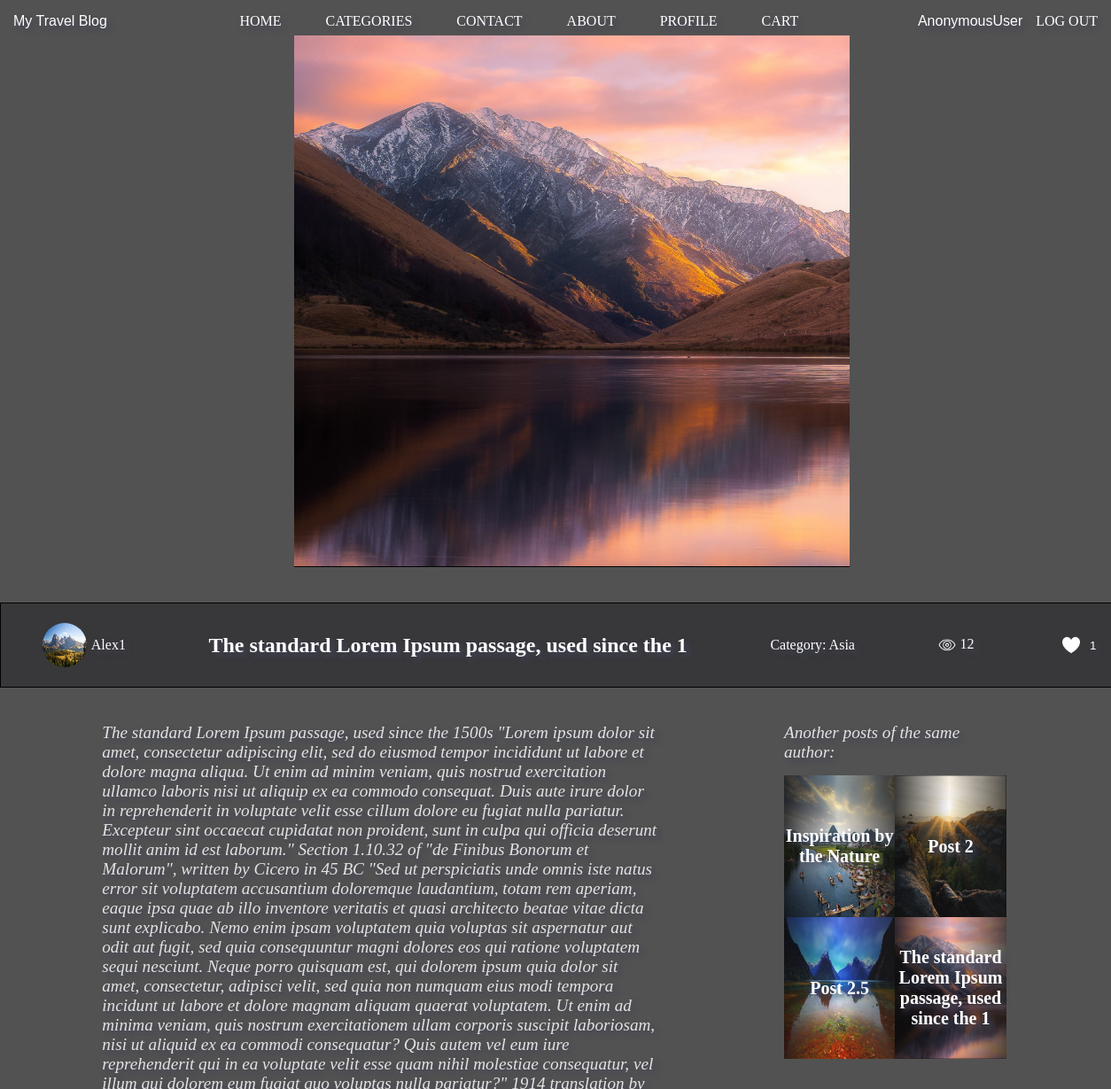
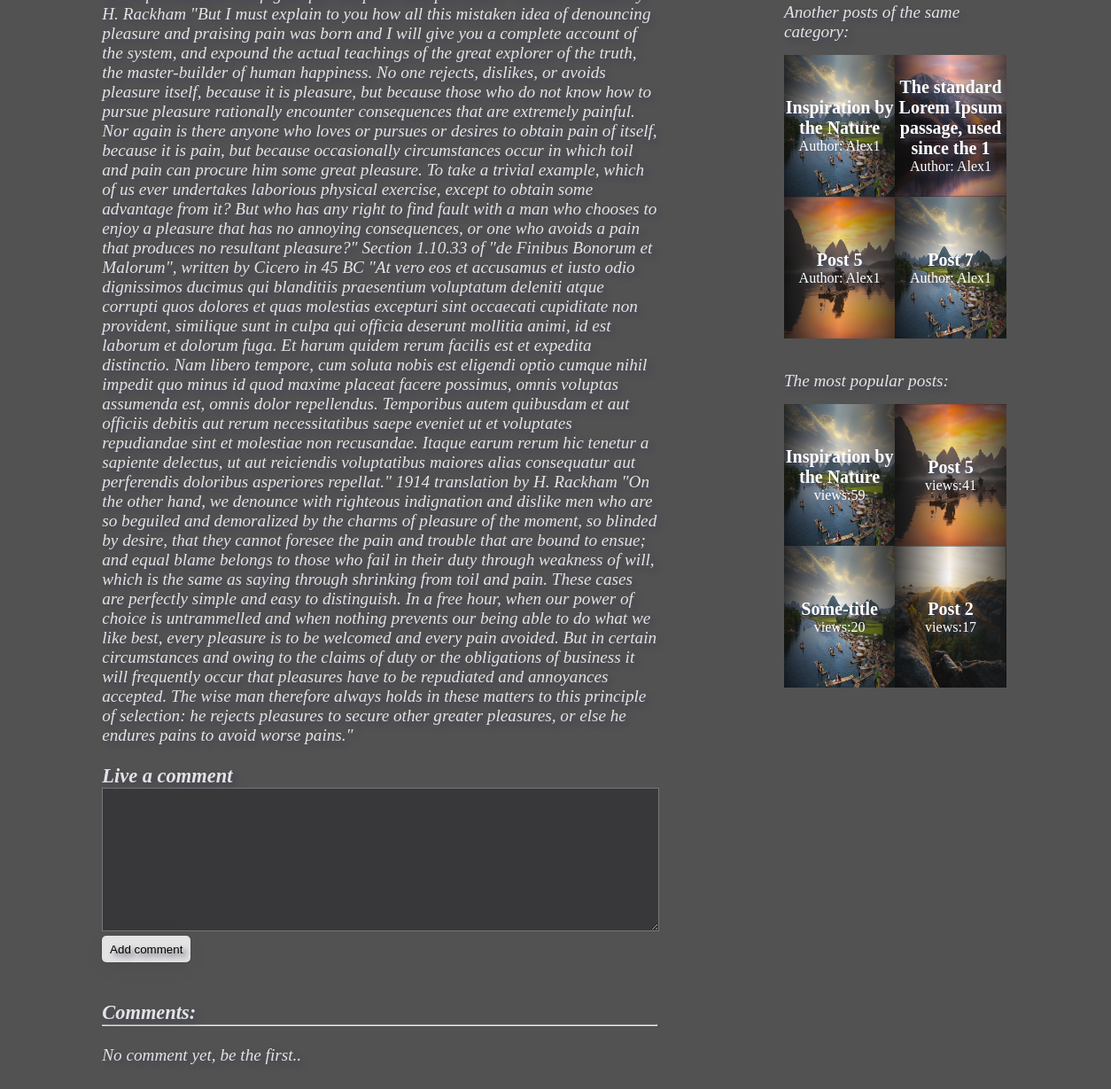
The page /posts/post_view/14/1/1/ on the database as committed earlier (2 pictures, top to bottom).
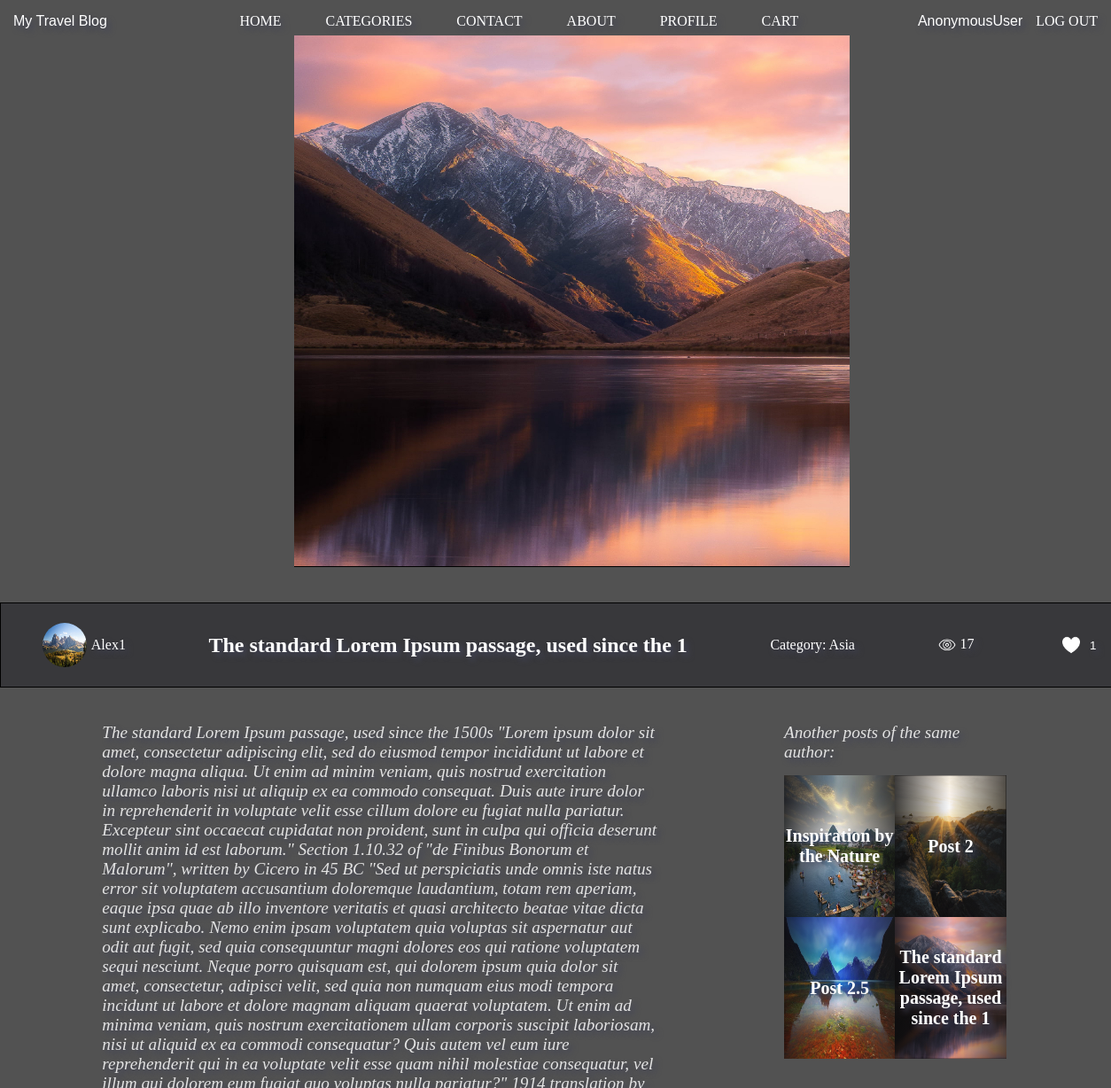
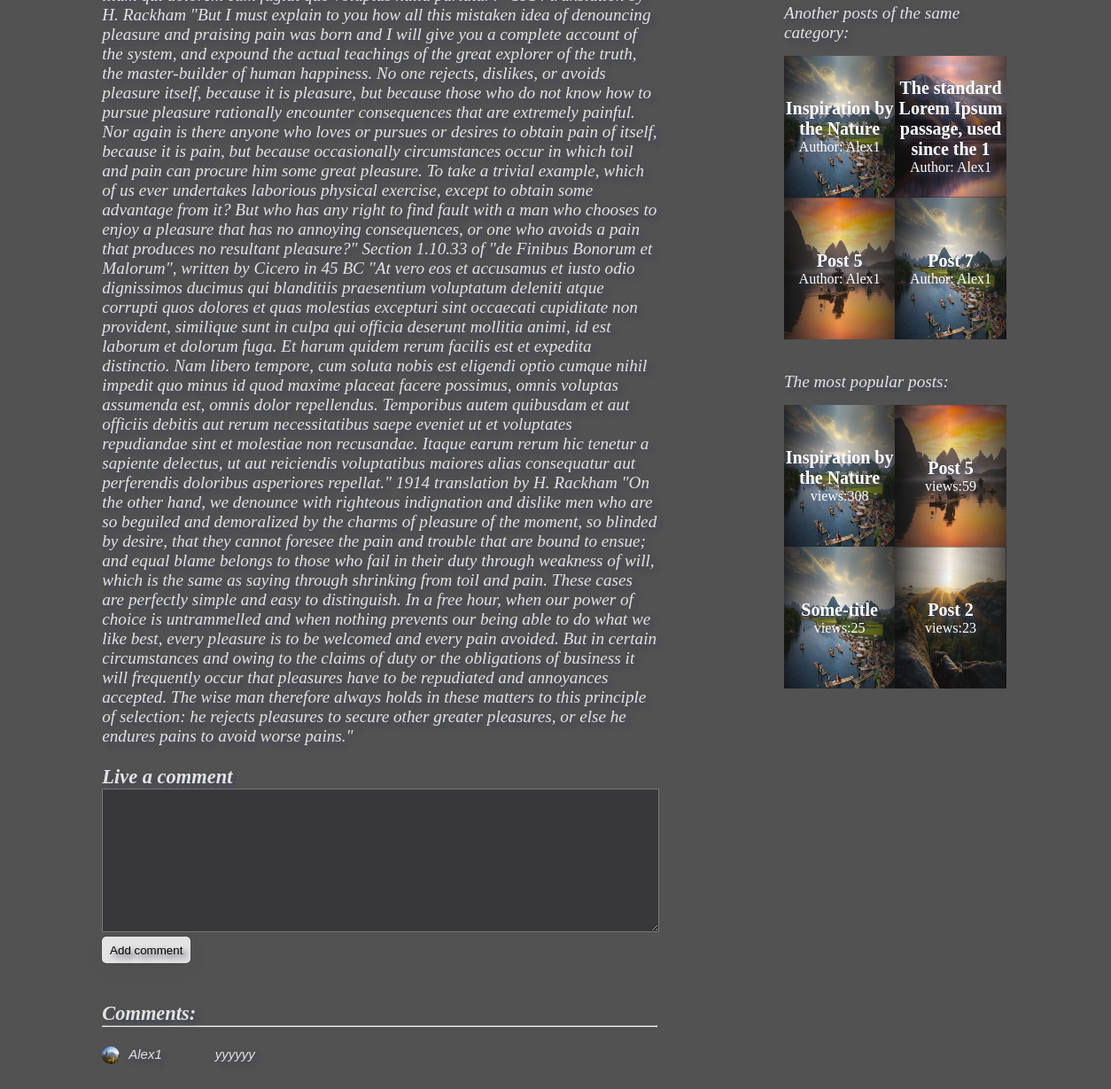
The same page on the database as committed later (2 pictures, top to bottom).
### posts/models.py (models this page shows, shortened)
class Post(models.Model):
    title = models.CharField(
        null=True,
        max_length=50
    )
    slug = models.SlugField(
        null=True,
    )
    body = models.TextField(
        null=True,
    )
    snippet = models.TextField(
        null=True,
        max_length=200,
    )
    image = models.ImageField(
        null=True,
        upload_to='post_images/%Y/%m/%d'
    )
    category = models.ForeignKey(
        Category,
        on_delete=models.CASCADE,
        null=True,
    )
    author = models.ForeignKey(
        BlogUser,
        on_delete=models.CASCADE,
        null=True,
    )
    views = models.IntegerField(
        default=0,
    )
    likes = models.ManyToManyField(
        BlogUser,
        default=0,
        related_name='likes',
    )
    def get_absolute_url(self):
        return reverse(
            'post_view',
            kwargs={
                'pk': self.id,
                'cpk': self.category.id,
                'apk': self.author.id,
            }
        )
    def get_views(self, *args, **kwargs):
        self.views += 1
        super().save(*args, **kwargs)
        return self.views
    def get_likes(self):
        return self.likes.count()

class Category(models.Model):
    name = models.CharField(
        null=True,
        max_length=50
    )
    slug = models.SlugField(
        null=True,
    )
    snippet = models.TextField(
        null=True,
        max_length=200,
    )
    image = models.ImageField(
        null=True,
        upload_to=('categories/%Y/%m/%d')
    )
    image_header = models.ImageField(
        null=True,
        upload_to=('categories/%Y/%m/%d')
    )
    def __str__(self):
        return self.name

class Comment(models.Model):
    post = models.ForeignKey(
        Post,
        on_delete=models.CASCADE,
        null=True,
    )
    body = models.TextField(
        max_length=500,
        null=True,
    )
    author = models.ForeignKey(
        BlogUser,
        on_delete=models.CASCADE,
        null=True,
    )

### users/models.py (models this page shows, shortened)
class BlogUser(AbstractUser):
    photo = models.ImageField(
        null=True,
        upload_to='photo/%Y/%m/%d'
    )
    is_admin = models.BooleanField(
        default=False,
    )
    is_director = models.BooleanField(
        default=False,
    )
    REQUIRED_FIELDS = ['email']

### posts/views.py (the view, shortened to what this page needs)
# urls.py: path('post_view/<pk>/<cpk>/<apk>/', PostView.as_view(), name='post_view'),
class PostView(DetailView):
    model = Post
    template_name = 'post_view.html'
    def get_context_data(self, **kwargs):
        context = {
            'post': Post.objects.filter(id=self.kwargs['pk']),
            'posts': Post.objects.filter(category__id=self.kwargs['cpk'])[:4],
            'author': Post.objects.filter(author__id=self.kwargs['apk'])[:4],
            'most_read': Post.objects.all().order_by('-views')[:4],
            'comments': Comment.objects.filter(post=self.get_object()),
            'form': CommentForm(),
        }
        return context

### posts/forms.py
class CommentForm(ModelForm):
    class Meta:
        model = Comment
        fields = (
            'post',
            'body',
            'author',
        )

### posts/templates/post_view.html (shortened to what this page needs)
{% extends 'base.html' %}
{% load static %}
{% block content %}
<section class="post-view-section">
    <div class="post-view-container">
        <div class="post-gallery">
            {% for post in post %}
            {% if post.image %}
            <img src="{{ post.image.url }}" alt="">
            {% else %}
            <a href="{% url 'update_post' post.pk %}">
                Add photo
            </a>
            {% endif %}
            {% endfor %}
        </div>
        <div class="post-description">
            {% for post in post %}
            <div class="author-info">
                <img class="avatar" src="{{ post.author.photo.url }}" alt="">
                <p>{{ post.author }}</p>
            </div>
            <h1>{{ post.title }}</h1>
            <p>Category: {{ post.category }}</p>
            <div class="views">
                <img src="{% static 'icons/views.png' %}" width="20px" height="20px">
                <p> {{ post.get_views }}</p>
            </div>
            <div class="likes">
                <form action="{% url 'likes_view' post.pk post.category.id post.author.id %}" method="POST">
                    <button class="like-btn" type="submit" name="post_id" value="{{ post.id }}">
                        <img src="{% static 'icons/likes.png' %}" width="20px" height="20px">
                         <p>{{ post.get_likes }}</p>
                    </button>
                </form>
            </div>
            {% endfor %}
        </div>
        <div class="post-body">
            {% for post in post %}
            <p>{{ post.body }}</p>
            {% endfor %}
            <br>
            <div class="comment-form">
                <h3>Live a comment</h3>
                <form method="POST">
                    <div class="comment-body">
                        {{ form.body }}
                        <button class="btn" type="submit">
                            Add comment
                        </button>
                    </div>
                </form>
            </div>
            <br>
            <br>
            <div class="comment-container">
                <div class="comments">
                    <h3>Comments:</h3>
                    <hr>
                    <br>
                    {% if comments %}
                        {% for comment in comments %}
                        <div class="comments-block">
                            <img src="{{ comment.author.photo.url }}" >
                            <p>{{ comment.author }}</p>
                            <p class="body">{{comment.body}}</p>
                        </div>
                        <br>
                        {% endfor %}
                    {% else %}
                        <p>No comment yet, be the first..</p>
                    {% endif %}
                </div>
            </div>
        </div>
        <div class="sidebar-post-view-category-container">
            <div class="sidebar-title">
                <h3>Another posts of the same category:</h3>
            </div>
            {% for post in posts %}
            <a href="{{ post.get_absolute_url }}">
                <div class="sidebar-grid-mini">
                    {% if post.image %}
                    <img src="{{ post.image.url }}" alt="">
                    {% endif %}
                    <div class="inside-grid">
                        <h1>{{ post.title }}</h1>
                        <p>Author: {{ post.author.username }}</p>
                    </div>
                </div>
            </a>
            {% endfor %}
        </div>
        <div class="sidebar-post-view-author-container">
            <div class="sidebar-title">
                <h3>Another posts of the same author:</h3>
            </div>
            {% for post in author %}
            <a href="{{ post.get_absolute_url }}">
                <div class="sidebar-grid-mini">
                    {% if post.image %}
                    <img src="{{ post.image.url }}" alt="">
                    {% endif %}
                    <div class="inside-grid">
                        <h1>{{ post.title }}</h1>
                    </div>
                </div>
            </a>
            {% endfor %}
        </div>
        <div class="sidebar-post-view-most-read-container">
            <div class="sidebar-title">
                <h3>The most popular posts:</h3>
            </div>
            {% for post in most_read %}
            <a href="{{ post.get_absolute_url }}">
                <div class="sidebar-grid-mini">
                    {% if post.image %}
                    <img src="{{ post.image.url }}" alt="">
                    {% endif %}
                    <div class="inside-grid">
                        <h1>{{ post.title }}</h1>
                        <p>views:{{ post.views }}</p>
                    </div>
                </div>
            </a>
            {% endfor %}
        </div>
    </div>
</section>
{% endblock %}

### templates/base.html (shortened to what this page needs)
{% load static %}
<!DOCTYPE html>
<html lang="en">
<head>
    <link rel="stylesheet" href="{% static 'css/base.css' %}">
</head>
<body>
    {% include 'header.html' %}
    {% block content %}{% endblock %}
</body>
</html>

### templates/header.html (shortened to what this page needs)
{% load static %}
<!DOCTYPE html>
<html lang="en">
<head>
    <link rel="stylesheet" href="{% static 'css/header.css' %}">
</head>
<body>
<header>
    <div class="nav-cont">
        <div class="logo">My Travel Blog</div>
        <div class="nav">
            <ul>
                <li><a href="{% url 'home' %}">HOME</a></li>
                <li><a href="#">CATEGORIES</a></li>
                <li><a href="#">CONTACT</a></li>
                <li><a href="#">ABOUT</a></li>
                <li><a href="#">PROFILE</a></li>
                <li><a href="#">CART</a></li>
            </ul>
        </div>
        <div class="h-user">
            <p>{{ request.user }}</p>
            <li><a href="{% url 'logout_view' %}">LOG OUT</a></li>
        </div>
    </div>
</header>
</body>
</html>

### static/css/base.css (style rules this page uses)
* { margin: 0; padding: 0; }
body { background-color: #525252; }
.post-description h1 { color: white; }
.post-description p { color: white; }
.post-description .views { display: flex; flex-direction: row; gap: 5px; }
.post-body { color: #e3e3e3; }
.post-view-container { display: grid; grid-template-columns: 6vw 50vw 5vw 20vw 6vw; grid-template-rows: 80vh 12vh 40vh 2vh 40vh 2vh 40vh 10vh 20vw; gap: 5vh; }
.post-gallery { grid-column: 1/7; grid-row: 1/2; display: flex; justify-content: center; align-items: center; }
.post-gallery img { width: 50vw; height: 75vh; margin-top: 5vh; }
.post-description { grid-column: 1/7; grid-row: 2/3; display: flex; flex-direction: row; justify-content: space-around; align-items: center; border: 1px solid black; background: #38383b; }
.post-description .author-info { display: flex; flex-direction: row; align-items: center; gap: 5px; }
.post-description .avatar { width: 50px; height: 50px; border-radius: 50%; }
.post-body { grid-column: 2/3; font: italic 1.2em "Fira Sans", serif; }
.sidebar-post-view-author-container { grid-column: 4/5; grid-row: 3/4; display: grid; grid-template-columns: 1fr 1fr; grid-template-rows: 1fr 1fr 1fr; }
.sidebar-post-view-category-container { position: sticky; grid-column: 4/5; grid-row: 5/6; display: grid; grid-template-columns: 1fr 1fr; grid-template-rows: 1fr 1fr 1fr; }
.sidebar-post-view-most-read-container { grid-column: 4/5; grid-row: 7/8; display: grid; grid-template-columns: 1fr 1fr; grid-template-rows: 1fr 1fr 1fr; }
.sidebar-title { grid-column: 1/3; grid-row: 1/2; color: #e3e3e3; margin-bottom: 15px; }
.sidebar-title h3 { font: italic 1.2em "Fira Sans", serif; }
.sidebar-grid-mini { position: relative; width: 10vw; height: 20vh; }
.sidebar-grid-mini img { width: 10vw; height: 20vh; position: absolute; }
.sidebar-grid-mini .inside-grid { width: 10vw; height: 20vh; position: absolute; display: flex; flex-direction: column; align-items: center; justify-content: center; color: white; background: linear-gradient(90deg, rgba(16,16,17,0.8018557764902836) 0%, rgba(175,175,186,0.06235997817095584) 49%, rgba(27,27,27,0.7458333675266982) 100%); }
.sidebar-grid-mini .inside-grid h1 { text-align: center; font-size: 20px; }
.like-btn { display: flex; align-items: center; justify-content: space-around; width: 50px; height: 30px; border: none; cursor: pointer; background: transparent; }
.like-btn p { color: white; }
.comment-container { display: flex; flex-direction: column; justify-content: space-between; gap: 20px; }
.comments { width: 50vw; height: 20vh; }
.comments-block { display: flex; flex-direction: row; justify-content: flex-start; align-items: flex-start; gap: 10px; font-size: 15px; font-family: 'Gill Sans', 'Gill Sans MT', Calibri, 'Trebuchet MS', sans-serif; }
.comments-block img { width: 20px; height: 20px; border-radius: 50%; }
.comments-block .body { margin-left: 50px; }
.comment-body #id_body { width: 50vw; height: 20vh; background-color: #38383b; color: white; font-size: 15px; font-family: 'Franklin Gothic Medium', 'Arial Narrow', Arial, sans-serif; }
.comment-body .btn { width: 100px; height: 30px; background-color: #e3e3e3; border: none; border-radius: 5px; cursor: pointer; box-shadow: rgba(0, 0, 0, 0.05) 0px 6px 24px 0px, rgba(0, 0, 0, 0.08) 0px 0px 0px 1px; }

### static/css/header.css (style rules this page uses)
* { text-shadow: 4px 4px 6px rgba(66, 68, 90, 1); margin: 0; padding: 0; }
header .nav-cont { display: flex; position: fixed; flex-direction: row; justify-content: space-between; align-items: flex-start; width: 100%; height: 80px; background: rgba(0,0,0,0); border-bottom-style: none; }
.logo { font-family: 'Trebuchet MS', 'Lucida Sans Unicode', 'Lucida Grande', 'Lucida Sans', Arial, sans-serif; color: white; margin: 15px 15px; text-shadow: 4px 4px 6px rgba(66, 68, 90, 1); }
.nav ul { display: flex; flex-direction: row; justify-content: center; margin: 15px 15px; }
.nav ul li { margin: 0 25px; list-style: none; }
a { text-decoration: none; font-family: 'Franklin Gothic Medium'; color: white; text-shadow: 4px 4px 6px rgba(66, 68, 90, 1); }
.h-user { display: flex; flex-direction: row; justify-content: center; margin-top: 15px; text-shadow: 4px 4px 6px rgba(66, 68, 90, 1); }
.h-user p { font-family: 'Trebuchet MS', 'Lucida Sans Unicode', 'Lucida Grande', 'Lucida Sans', Arial, sans-serif; color: white; text-shadow: 4px 4px 6px rgba(66, 68, 90, 1); }
.h-user li { list-style: none; margin: 0 15px; text-shadow: 4px 4px 6px rgba(66, 68, 90, 1); }

Rows that differ between the two databases and show on the page:
changed Post "The standard Lorem Ipsum passage, used since the 1": get_views "12" → "17"
added Comment: author.photo (picture), author "Alex1", body "yyyyyy"
changed Post "Inspiration by the Nature": views "59" → "308"
changed Post "Post 5": views "41" → "59"
changed Post "Post 2": views "17" → "23"
changed Post "Some-title": views "20" → "25"
Other text that changed with them:
text no longer shown: "No comment yet, be the first.."
